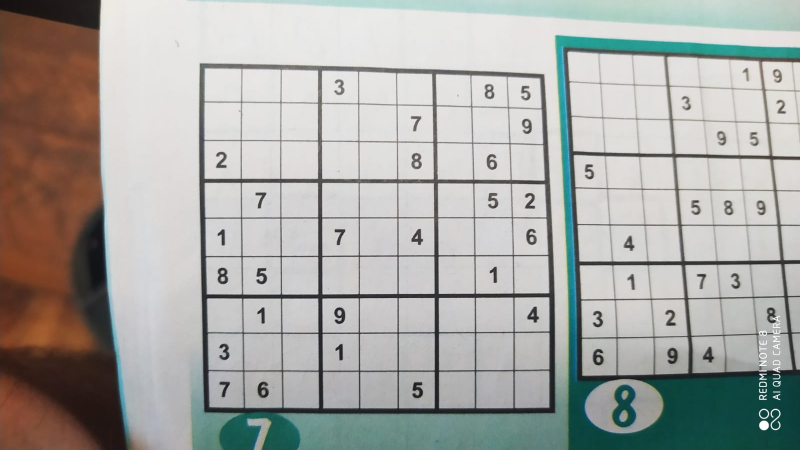
#> input picture sudoku.jpg, 1600 x 899 px (shown at 1/2 size)
$ python -i split_squares.py   (imports and definitions only)
#> lines starting #> are read from the running program, lines starting #| are printed output that depends on the picture; after the words box and inside, x2 and y2 are one past the last pixel; in counts of white or black regions, pixels touching at a corner belong together
from imutils.contours import sort_contours
import numpy as np
import cv2
import sys
import os
# Other
from constants import IMAGE_PATH, SQUARES_FOLDER


def process_image(original_img):
    """
    Performs basic processing on the loaded image
    :param original_img: Original image loaded from IMAGE_PATH
    :return: Processed image
    """
    # Converting the image to grayscale
    gray = cv2.cvtColor(original_img, cv2.COLOR_BGR2GRAY)

    # de-noising the image and applying the threshold
    blur = cv2.GaussianBlur(gray, (9, 9), 0)
    thresh = cv2.adaptiveThreshold(blur, 255, cv2.ADAPTIVE_THRESH_GAUSSIAN_C, cv2.THRESH_BINARY_INV, 11, 2)

    # de-noising the image again so contours can be found more easily
    kernel = np.ones((3, 3))
    thresh = cv2.erode(thresh, kernel)
    thresh = cv2.dilate(thresh, kernel)

    return thresh


def process_sudoku(sudoku_img, field_area):
    """
    Does all processing and function calls related to finding squares and splitting the sudoku grid into 81(9x9) images.
    """
    original_img = sudoku_img.copy()
    processed_img = process_image(original_img)

    # Detecting lines
    lines = cv2.HoughLinesP(processed_img, 1, np.pi / 180, 120, np.array([]), minLineLength=100, maxLineGap=20)

    for line in lines:
        for x1, y1, x2, y2 in line:
            # Drawing lines over the grid
            cv2.line(original_img, (x1, y1), (x2, y2), (255, 0, 0), 2)

    # Grayscaling and applying threshold to find squares more easily
    gray = cv2.cvtColor(original_img, cv2.COLOR_BGR2GRAY)
    thresh = cv2.adaptiveThreshold(gray, 255, cv2.ADAPTIVE_THRESH_GAUSSIAN_C, cv2.THRESH_BINARY_INV, 11, 2)

    # Finding all of the contours
    cnts, _ = cv2.findContours(thresh, cv2.RETR_TREE, cv2.CHAIN_APPROX_SIMPLE)

    squares = []
    # Filtering only the squares(9x9)
    for c in cnts:
        area = cv2.contourArea(c)
        if field_area / 130 < area < field_area / 70:  # check if contour is valid size(square size)
            squares.append(c)

    sudoku_rows = sort_squares(squares)
    split_squares(sudoku_img, sudoku_rows)


def sort_squares(squares):
    """
    Sorts contours of sudoku squares in proper order
    :return: A 9x9 array with properly sorted square contours
    """
    # Sorting from top to bottom
    (boxes, _) = sort_contours(squares, method='top-to-bottom')

    sudoku_rows = []
    row = []
    for (i, c) in enumerate(boxes, 1, ):
        row.append(c)
        if i % 9 == 0:
            # Sorts the row from left to right every 9 iterations and resets it
            (row, _) = sort_contours(row, method="left-to-right")
            sudoku_rows.append(row)
            row = []

    return sudoku_rows


def split_squares(sudoku_img, sudoku_rows):
    """
    Splits the sudoku grid as 81 images of each square and saves them ordered as they appear on the grid

    :param sudoku_img: cropped image of the sudoku grid
    :param sudoku_rows: 'square' sudoku contours sorted in proper order
    """
    gray_sudoku = cv2.cvtColor(sudoku_img, cv2.COLOR_BGR2GRAY)

    if not os.path.exists(SQUARES_FOLDER):
        os.makedirs(SQUARES_FOLDER)
    i = 1
    for row in sudoku_rows:
        for cnt in row:
            x, y, w, h = cv2.boundingRect(cnt)
            square_img = gray_sudoku[y: y + h, x: x + w]
            # Resize images to 28x28 to fit the model
            square_img = cv2.resize(square_img, (28, 28))
            print(f'[*] Saving square: {i}')
            cv2.imwrite(f'{SQUARES_FOLDER}/{i}.jpg', square_img)
            i += 1


def get_squares():
    """
    Combines all functions in the split_squares module to extract sudoku grid from an image and split it to 81 images of
    each square
    """
    image = cv2.imread(IMAGE_PATH)
#> image is the input picture: shape (899, 1600, 3); mean B, G, R 165, 169, 168.6
    if image is None:
        print('[!] Image not found!')
        sys.exit(0)

    # Processing the image
    processed_img = process_image(image.copy())
#> in process_image, `thresh = cv2.adaptiveThreshold(blur, 255, cv2.ADAPTIVE_THRESH_GAUSSIAN..`: thresh: shape (899, 1600); 11.9% white; 305 white regions (177 under 20 px), largest, box (x1, y1, x2, y2) and area: (398, 126, 1111, 828) 78574, (1127, 94, 1600, 874) 45577, (1110, 70, 1600, 899) 8667
#> in process_image, `thresh = cv2.erode(thresh, kernel)`: thresh: shape (899, 1600); 7.1% white; 238 white regions (121 under 20 px), largest, box (x1, y1, x2, y2) and area: (399, 127, 1110, 827) 46149, (1128, 95, 1600, 872) 24278, (1111, 71, 1600, 899) 5311
#> in process_image, `thresh = cv2.dilate(thresh, kernel)`:
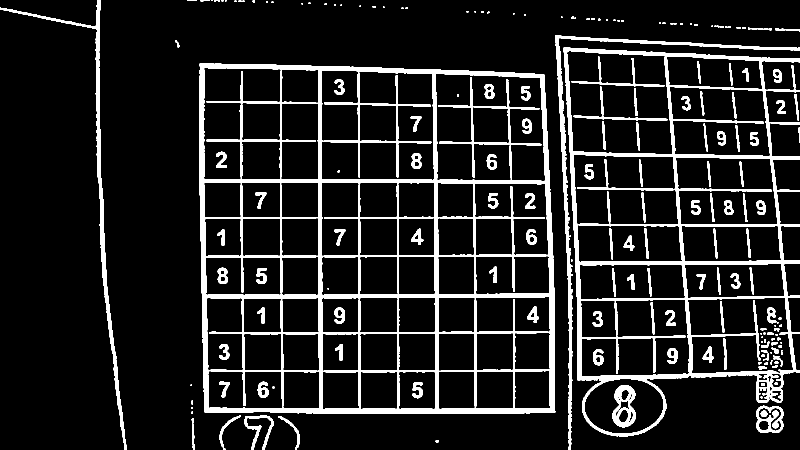
#> thresh: shape (899, 1600) (shown at 1/2 size); 11.6% white; 224 white regions (74 under 20 px)

    # Finding only extreme outer contours
    contours, _ = cv2.findContours(processed_img, cv2.RETR_EXTERNAL, cv2.CHAIN_APPROX_SIMPLE)
#> contours = 93 contours, 70 with area under 20; largest, box (x1, y1, x2, y2) and area: (398, 126, 1111, 828) 482642, (1127, 94, 1600, 873) 287442, (1110, 70, 1600, 899) 6984, (0, 0, 253, 899) 6040, (1512, 811, 1567, 866) 2554

    # Getting the contour with the largest area(the sudoku grid)
    max_cnt_area = 0
    largest_cnt = 0
    for cnt in contours:
        area = cv2.contourArea(cnt)
        if area > max_cnt_area:
            max_cnt_area = area
            largest_cnt = cnt
#> this loop made 93 passes
#> (area, max_cnt_area) on passes 2, 3, 5, 6, 10, 23: (22, 22), (134, 134), (317.5, 317.5), (882, 882), (2554, 2554), (482642, 482642)
#> area on passes 4, 7, 16, 17, 18, 19: 23, 316, 39.5, 175, 224.5, 150.5
#> after the loop, largest_cnt = contour of 229 points, box (x1, y1, x2, y2) (398, 126, 1111, 828), area 482642; max_cnt_area = 482642

    # Selecting and cropping part of the image that is the sudoku grid
    x, y, w, h = cv2.boundingRect(largest_cnt)
#> x = 398; y = 126; w = 713; h = 702
    sudoku_image = image[y: y + h, x: x + w]
    # Getting squares
    process_sudoku(sudoku_image, max_cnt_area)
#> in process_image (call 2), `blur = cv2.GaussianBlur(gray, (9, 9), 0)`:
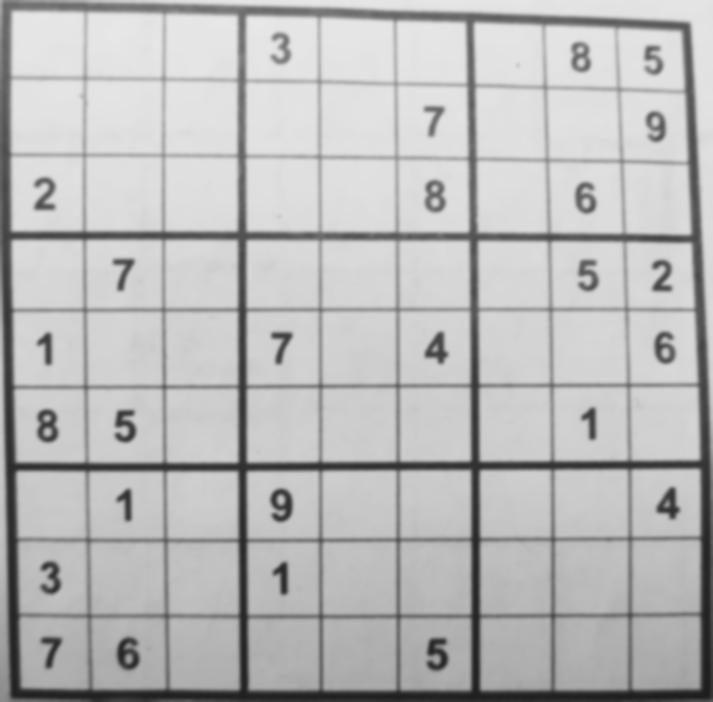
#> blur: shape (702, 713); min 29, max 231, mean 186.2
#> in process_image (call 2), `thresh = cv2.adaptiveThreshold(blur, 255, cv2.ADAPTIVE_THRESH_GAUSSIAN..`: thresh: shape (702, 713); 17.1% white; 64 white regions (34 under 20 px), largest, box (x1, y1, x2, y2) and area: (2, 0, 713, 700) 76349, (117, 637, 139, 670) 437, (270, 489, 292, 522) 435
#> in process_image (call 2), `thresh = cv2.erode(thresh, kernel)`: thresh: shape (702, 713); 10.7% white; 37 white regions (4 under 20 px), largest, box (x1, y1, x2, y2) and area: (3, 3, 710, 698) 43946, (16, 17, 234, 228) 1668, (479, 29, 684, 229) 1402
#> in process_image (call 2), `thresh = cv2.dilate(thresh, kernel)`:
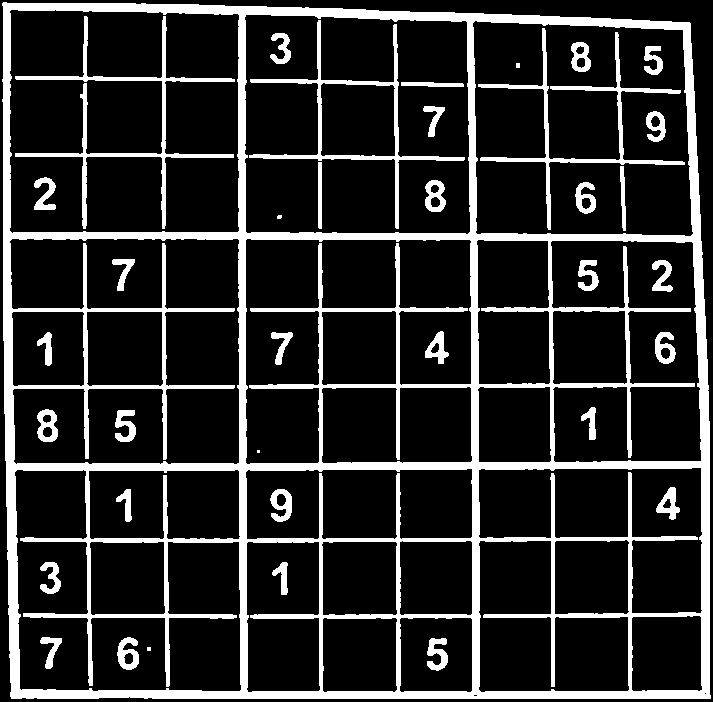
#> thresh: shape (702, 713); 17% white; 37 white regions (3 under 20 px), largest, box (x1, y1, x2, y2) and area: (2, 2, 711, 699) 65926, (15, 16, 235, 229) 3444, (478, 28, 685, 230) 2922
#> in process_sudoku, `lines = cv2.HoughLinesP(processed_img, 1, np.pi / 180, 120, np.array([..`: lines = 143 rows, first 6: [2, 4, 690, 28], [319, 698, 319, 8], [4, 385, 708, 385], [10, 693, 709, 693], [10, 694, 709, 694], [242, 698, 242, 6]
#> the loop in process_sudoku, `for line in lines:` made 143 passes
#> line on passes 1 to 12: [[2, 4, 690, 28]], [[319, 698, 319, 8]], [[4, 385, 708, 385]], [[10, 693, 709, 693]], [[10, 694, 709, 694]], [[242, 698, 242, 6]], [[473, 698, 473, 13]], [[245, 698, 245, 6]], [[244, 698, 244, 6]], [[472, 698, 472, 13]], [[4, 2, 16, 698]], [[320, 698, 320, 8]]
#> after the loop in process_sudoku, `for line in lines:`:
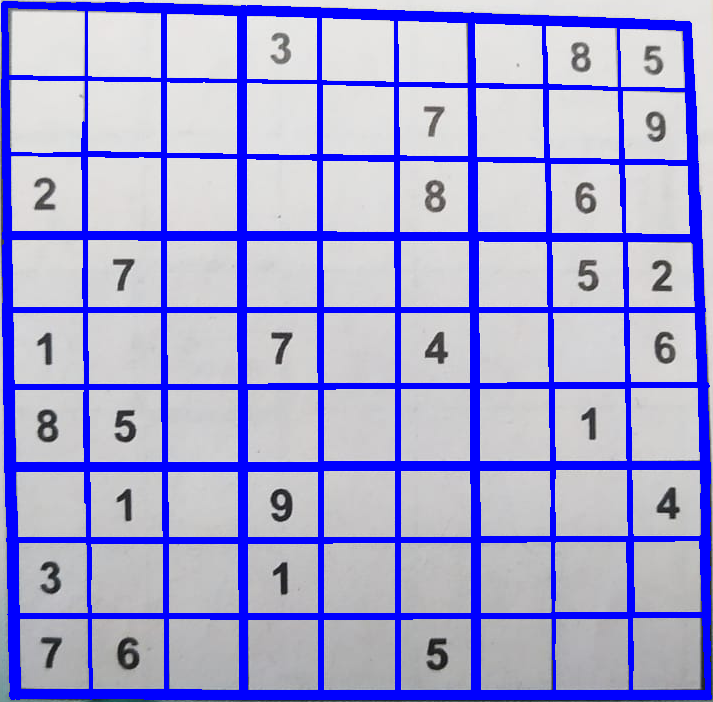
#> original_img: shape (702, 713, 3); mean B, G, R 212.5, 163.2, 163.6
#> in process_sudoku, `gray = cv2.cvtColor(original_img, cv2.COLOR_BGR2GRAY)`:
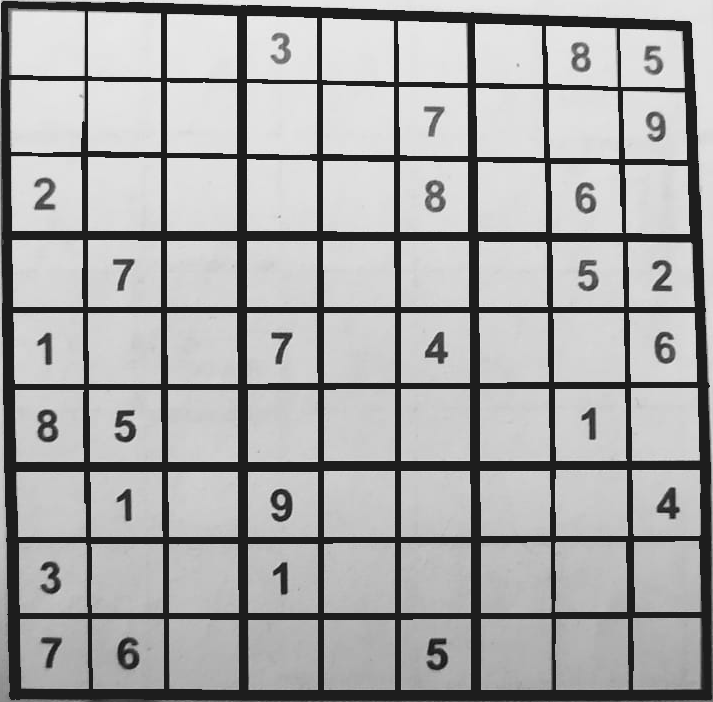
#> gray: shape (702, 713); min 13, max 243, mean 168.9
#> in process_sudoku, `thresh = cv2.adaptiveThreshold(gray, 255, cv2.ADAPTIVE_THRESH_GAUSSIAN..`:
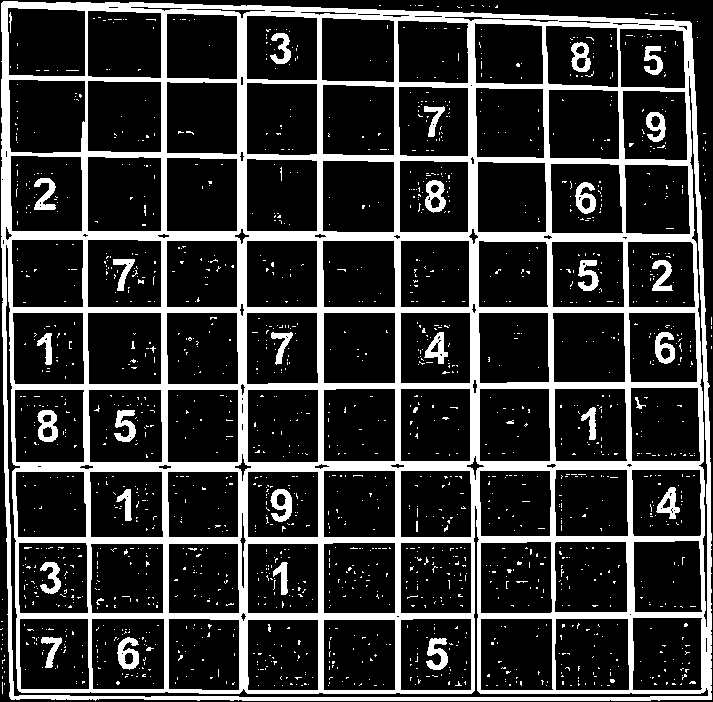
#> thresh: shape (702, 713); 21.3% white; 1795 white regions (1760 under 20 px)
#> in process_sudoku, `cnts, _ = cv2.findContours(thresh, cv2.RETR_TREE, cv2.CHAIN_APPROX_SIM..`: cnts = 1968 contours, 1808 with area under 20; largest, box (x1, y1, x2, y2) and area: (1, 1, 712, 701) 483293, (87, 156, 162, 232) 5496, (8, 79, 86, 154) 5420, (10, 155, 83, 232) 5386, (88, 389, 163, 463) 5321
#> the loop in process_sudoku, `for c in cnts:` made 1968 passes
#> area on passes 44 to 46: 483293, 28, 5110
#> after the loop in process_sudoku, `for c in cnts:`: squares = 82 contours; largest, box (x1, y1, x2, y2) and area: (87, 156, 162, 232) 5496, (8, 79, 86, 154) 5420, (10, 155, 83, 232) 5386, (88, 389, 163, 463) 5321, (554, 618, 630, 691) 5296
#> in sort_squares, `(boxes, _) = sort_contours(squares, method='top-to-bottom')`: boxes has the same summary as squares in process_sudoku
#> the loop in sort_squares, `for (i, c) in enumerate(boxes, 1, ):` made 82 passes
#> after the loop in sort_squares, `for (i, c) in enumerate(boxes, 1, ):`: sudoku_rows = 9 items
#> the loop in split_squares, `for row in sudoku_rows:` made 9 passes
#> (printed output is left out)
#> pass 1, in split_squares, `cv2.imwrite(f'{SQUARES_FOLDER}/{i}.jpg', square_img)`:
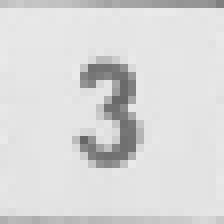
#> saved as 4.jpg: shape (28, 28) (shown 8 times larger); min 102, max 234, mean 217.4
#> after the loop in split_squares, `for row in sudoku_rows:`: i = 82

>>> result = get_squares()
